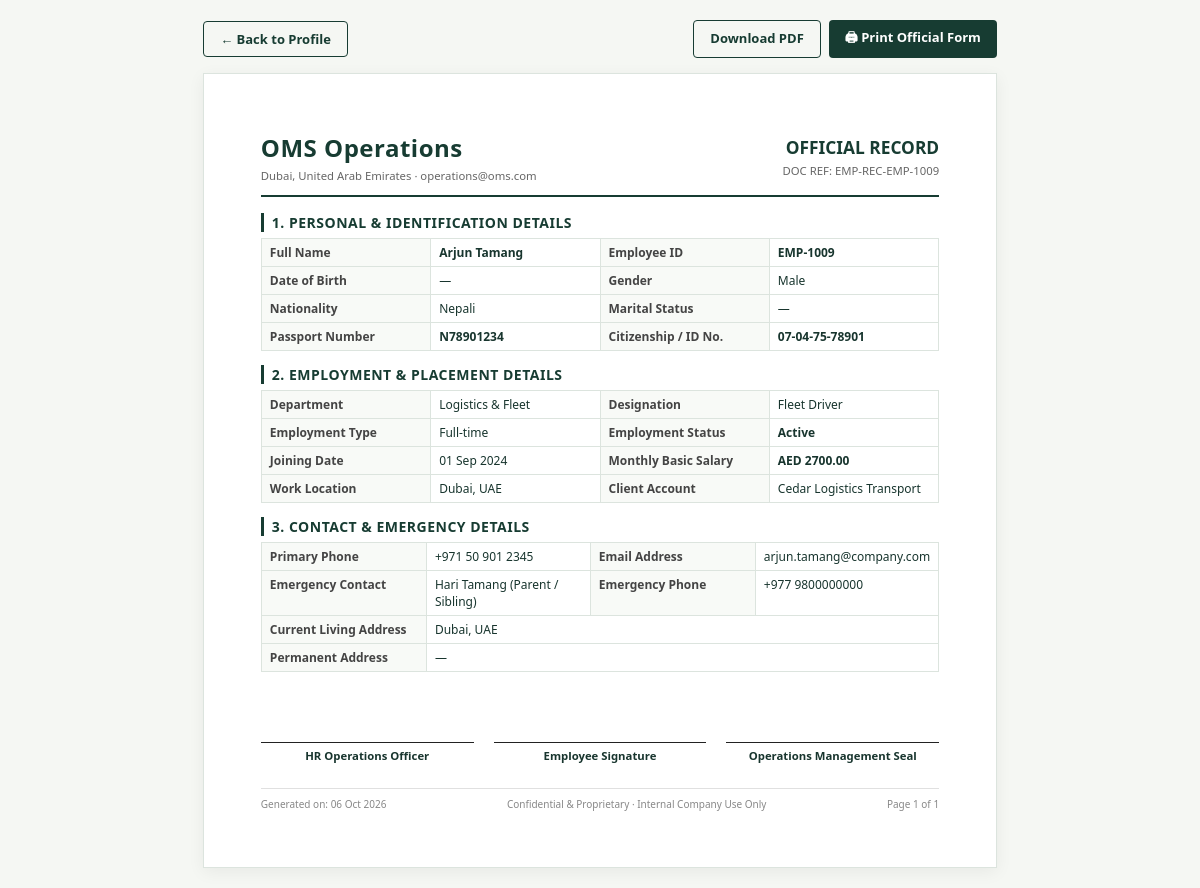
Page /employees/14/print/ (signed in) on the committed database.
### frontend/models.py (models this page shows, shortened)
class Employee(models.Model):
    class Status(models.TextChoices):
        ACTIVE = "active", "Active"
        PENDING = "pending", "Pending"
        ON_LEAVE = "on_leave", "On leave"
        SUSPENDED = "suspended", "Suspended"
        RESIGNED = "resigned", "Resigned"
        TERMINATED = "terminated", "Terminated"
        RETIRED = "retired", "Retired"
        COMPLETED = "completed", "Completed"
    class Gender(models.TextChoices):
        MALE = "male", "Male"
        FEMALE = "female", "Female"
        OTHER = "other", "Other"
    class MaritalStatus(models.TextChoices):
        SINGLE = "single", "Single"
        MARRIED = "married", "Married"
        DIVORCED = "divorced", "Divorced"
        WIDOWED = "widowed", "Widowed"
        OTHER = "other", "Other"
    class EmploymentType(models.TextChoices):
        FULL_TIME = "full_time", "Full-time"
        PART_TIME = "part_time", "Part-time"
        CONTRACT = "contract", "Contract"
        PROBATION = "probation", "Probation"
        TEMPORARY = "temporary", "Temporary"
        INTERN = "intern", "Intern"
    employee_id = models.CharField(max_length=32, unique=True, db_index=True)
    first_name = models.CharField(max_length=80, blank=True)
    middle_name = models.CharField(max_length=80, blank=True)
    last_name = models.CharField(max_length=80, blank=True)
    full_name = models.CharField(max_length=160, db_index=True)
    date_of_birth = models.DateField(null=True, blank=True)
    gender = models.CharField(max_length=16, choices=Gender.choices, blank=True)
    nationality = models.CharField(max_length=80, blank=True, default="Nepali")
    marital_status = models.CharField(max_length=16, choices=MaritalStatus.choices, blank=True)
    profile_photo = models.FileField(upload_to=employee_photo_upload_path, blank=True)
    phone = models.CharField(max_length=32, db_index=True)
    email = models.EmailField(blank=True, db_index=True)
    emergency_contact_name = models.CharField(max_length=160, blank=True)
    emergency_contact_relationship = models.CharField(max_length=80, blank=True)
    emergency_contact_phone = models.CharField(max_length=32, blank=True)
    current_address = models.TextField(blank=True)
    permanent_address = models.TextField(blank=True)
    department = models.ForeignKey(
        Department,
        on_delete=models.SET_NULL,
        null=True,
        blank=True,
        related_name="employees",
    )
    designation = models.ForeignKey(
        Designation,
        on_delete=models.SET_NULL,
        null=True,
        blank=True,
        related_name="employees",
    )
    job_title = models.CharField(max_length=120, blank=True)
    employment_type = models.CharField(
        max_length=20,
        choices=EmploymentType.choices,
        default=EmploymentType.FULL_TIME,
    )
    joining_date = models.DateField(null=True, blank=True)
    contract_start_date = models.DateField(null=True, blank=True)
    contract_end_date = models.DateField(null=True, blank=True)
    salary = models.DecimalField(
        max_digits=12,
        decimal_places=2,
        null=True,
        blank=True,
        validators=[MinValueValidator(0)],
    )
    status = models.CharField(
        max_length=16,
        choices=Status.choices,
        default=Status.ACTIVE,
        db_index=True,
    )
    supervisor = models.ForeignKey(
        "self",
        on_delete=models.SET_NULL,
        null=True,
        blank=True,
        related_name="subordinates",
    )
    work_location = models.CharField(max_length=120, blank=True, default="Dubai, UAE")
    client_name = models.CharField(max_length=160, blank=True)
    origin_country = models.CharField(max_length=80, default="Nepal", blank=True)
    destination = models.CharField(max_length=100, default="Dubai, UAE", blank=True)
    citizenship_number = models.CharField(max_length=60, blank=True)
    passport_number = models.CharField(max_length=60, blank=True)
    pan_tax_number = models.CharField(max_length=60, blank=True)
    national_id_number = models.CharField(max_length=60, blank=True)
    created_by = models.ForeignKey(
        settings.AUTH_USER_MODEL,
        on_delete=models.SET_NULL,
        null=True,
        blank=True,
        related_name="managed_employees",
    )
    created_at = models.DateTimeField(auto_now_add=True)
    updated_at = models.DateTimeField(auto_now=True)
    class Meta:
        ordering = ["full_name", "employee_id"]
    def __str__(self):
        return f"{self.employee_id} - {self.full_name}"

class Department(models.Model):
    name = models.CharField(max_length=100, unique=True)
    code = models.CharField(max_length=20, blank=True)
    description = models.TextField(blank=True)
    created_at = models.DateTimeField(auto_now_add=True)
    class Meta:
        ordering = ["name"]

class Designation(models.Model):
    name = models.CharField(max_length=120, unique=True)
    department = models.ForeignKey(
        Department,
        on_delete=models.SET_NULL,
        null=True,
        blank=True,
        related_name="designations",
    )
    description = models.TextField(blank=True)
    created_at = models.DateTimeField(auto_now_add=True)
    class Meta:
        ordering = ["name"]

### frontend/views.py (the view)
# urls.py: path("employees/<int:pk>/print/", views.employee_print_view, name="employee-print"),
@login_required(login_url="login")
def employee_print_view(request, pk):
    employee = get_object_or_404(
        Employee.objects.select_related("department", "designation", "supervisor"),
        pk=pk,
    )
    log_action(request.user, AuditLog.Action.PRINT, employee, "Printed employee profile", request)
    return render(request, "employees/employee_print.html", {
        "employee": employee,
        "print_date": timezone.now().date(),
    })

### frontend/context_processors.py (called while the page is built)
def company_context(request):
    role = "admin"
    if request.user.is_authenticated:
        if hasattr(request.user, "profile"):
            role = request.user.profile.role
        elif request.user.is_superuser or request.user.is_staff:
            role = "admin"
        else:
            role = "employee"
    return {
        "COMPANY_NAME": os.environ.get("COMPANY_NAME", "OMS Operations"),
        "COMPANY_EMAIL": os.environ.get("COMPANY_EMAIL", "operations@oms.com"),
        "COMPANY_PHONE": os.environ.get("COMPANY_PHONE", "+971 4 000 0000"),
        "COMPANY_ADDRESS": os.environ.get("COMPANY_ADDRESS", "Dubai, United Arab Emirates"),
        "USER_ROLE": role,
    }

### frontend/templates/employees/employee_print.html (shortened to what this page needs)
<!DOCTYPE html>
<html lang="en">
<head>
</head>
<body>
	<div class="no-print-bar">
		<a href="{% url 'employee-detail' employee.pk %}" class="btn btn-outline">← Back to Profile</a>
		<div style="display: flex; gap: 8px;">
			<a href="{% url 'employee-pdf' employee.pk %}" class="btn btn-outline">Download PDF</a>
			<button onclick="window.print()" class="btn">🖨 Print Official Form</button>
		</div>
	</div>
	<div class="print-container">
		<div class="letterhead-header">
			<div>
				<h1 class="brand-title">{{ COMPANY_NAME|default:"OMS WORKFORCE & PEOPLE OPERATIONS" }}</h1>
				<p class="brand-subtitle">{{ COMPANY_ADDRESS|default:"Dubai, United Arab Emirates" }} · {{ COMPANY_EMAIL|default:"operations@oms.com" }}</p>
			</div>
			<div class="doc-badge">
				<h2>OFFICIAL RECORD</h2>
				<span>DOC REF: EMP-REC-{{ employee.employee_id }}</span>
			</div>
		</div>
		<div class="section-title">1. Personal & Identification Details</div>
		<table class="data-table">
			<tr>
				<th>Full Name</th>
				<td><strong>{{ employee.full_name }}</strong></td>
				<th>Employee ID</th>
				<td><strong>{{ employee.employee_id }}</strong></td>
			</tr>
			<tr>
				<th>Date of Birth</th>
				<td>{{ employee.date_of_birth|date:"d M Y"|default:"—" }}</td>
				<th>Gender</th>
				<td>{{ employee.get_gender_display|default:"—" }}</td>
			</tr>
			<tr>
				<th>Nationality</th>
				<td>{{ employee.nationality|default:"—" }}</td>
				<th>Marital Status</th>
				<td>{{ employee.get_marital_status_display|default:"—" }}</td>
			</tr>
			<tr>
				<th>Passport Number</th>
				<td><strong>{{ employee.passport_number|default:"—" }}</strong></td>
				<th>Citizenship / ID No.</th>
				<td><strong>{{ employee.citizenship_number|default:"—" }}</strong></td>
			</tr>
		</table>
		<div class="section-title">2. Employment & Placement Details</div>
		<table class="data-table">
			<tr>
				<th>Department</th>
				<td>{{ employee.department.name|default:"—" }}</td>
				<th>Designation</th>
				<td>{{ employee.designation.name|default:employee.job_title|default:"—" }}</td>
			</tr>
			<tr>
				<th>Employment Type</th>
				<td>{{ employee.get_employment_type_display }}</td>
				<th>Employment Status</th>
				<td><strong>{{ employee.get_status_display }}</strong></td>
			</tr>
			<tr>
				<th>Joining Date</th>
				<td>{{ employee.joining_date|date:"d M Y"|default:"—" }}</td>
				<th>Monthly Basic Salary</th>
				<td><strong>{% if employee.salary %}AED {{ employee.salary|floatformat:2 }}{% else %}—{% endif %}</strong></td>
			</tr>
			<tr>
				<th>Work Location</th>
				<td>{{ employee.work_location|default:"Dubai, UAE" }}</td>
				<th>Client Account</th>
				<td>{{ employee.client_name|default:"Internal Operations" }}</td>
			</tr>
		</table>
		<div class="section-title">3. Contact & Emergency Details</div>
		<table class="data-table">
			<tr>
				<th>Primary Phone</th>
				<td>{{ employee.phone }}</td>
				<th>Email Address</th>
				<td>{{ employee.email|default:"—" }}</td>
			</tr>
			<tr>
				<th>Emergency Contact</th>
				<td>{{ employee.emergency_contact_name|default:"—" }} ({{ employee.emergency_contact_relationship|default:"Contact" }})</td>
				<th>Emergency Phone</th>
				<td>{{ employee.emergency_contact_phone|default:"—" }}</td>
			</tr>
			<tr>
				<th>Current Living Address</th>
				<td colspan="3">{{ employee.current_address|default:"Dubai, UAE" }}</td>
			</tr>
			<tr>
				<th>Permanent Address</th>
				<td colspan="3">{{ employee.permanent_address|default:"—" }}</td>
			</tr>
		</table>
		<div class="signatures">
			<div>
				<div class="sig-line">HR Operations Officer</div>
			</div>
			<div>
				<div class="sig-line">Employee Signature</div>
			</div>
			<div>
				<div class="sig-line">Operations Management Seal</div>
			</div>
		</div>
		<div class="official-footer">
			<span>Generated on: {{ print_date|date:"d M Y" }}</span>
			<span>Confidential & Proprietary · Internal Company Use Only</span>
			<span>Page 1 of 1</span>
		</div>
	</div>
</body>
</html>

### frontend/templates/employees/employee_print.html (style rules this page uses)
* { box-sizing: border-box; font-family: "Aptos", "Segoe UI", Arial, sans-serif; }
body { margin: 0; padding: 20px; color: #18352e; background: #f5f7f3; font-size: 11pt; }
.print-container { max-width: 210mm; margin: 0 auto; background: #ffffff; padding: 15mm; border: 1px solid #dce4de; box-shadow: 0 4px 16px rgba(0,0,0,0.06); }
.no-print-bar { max-width: 210mm; margin: 0 auto 15px; display: flex; justify-content: space-between; align-items: center; }
.btn { padding: 8px 16px; background: #173c32; color: #ffffff; border: none; border-radius: 4px; cursor: pointer; font-weight: bold; text-decoration: none; font-size: 13px; }
.btn-outline { background: transparent; color: #173c32; border: 1px solid #173c32; }
.letterhead-header { display: flex; justify-content: space-between; align-items: center; border-bottom: 2px solid #173c32; padding-bottom: 12px; margin-bottom: 16px; }
.brand-title { margin: 0; color: #173c32; font-size: 18pt; font-weight: 800; letter-spacing: 0.5px; }
.brand-subtitle { margin: 4px 0 0; color: #666666; font-size: 8.5pt; }
.doc-badge { text-align: right; }
.doc-badge h2 { margin: 0; color: #173c32; font-size: 13pt; }
.doc-badge span { font-size: 8.5pt; color: #666666; }
.section-title { margin: 14px 0 6px; color: #173c32; font-size: 10.5pt; font-weight: 700; text-transform: uppercase; letter-spacing: 0.5px; border-left: 3px solid #173c32; padding-left: 8px; }
table.data-table { width: 100%; border-collapse: collapse; margin-bottom: 10px; }
table.data-table th, table.data-table td { padding: 5px 8px; border: 1px solid #dce4de; font-size: 9pt; vertical-align: top; }
table.data-table th { width: 25%; background: #f8faf7; color: #444444; text-align: left; font-weight: 600; }
table.data-table td { width: 25%; color: #18352e; }
.signatures { margin-top: 30px; display: grid; grid-template-columns: repeat(3, 1fr); gap: 20px; text-align: center; page-break-inside: avoid; }
.sig-line { border-top: 1px solid #222222; margin-top: 40px; padding-top: 5px; font-size: 8.5pt; font-weight: 600; }
.official-footer { margin-top: 25px; border-top: 1px solid #e0e0e0; padding-top: 8px; display: flex; justify-content: space-between; font-size: 7.5pt; color: #888888; }

### rows in the picture
Employee: employee_id "EMP-1009", full_name "Arjun Tamang", date_of_birth "—", gender "Male", nationality "Nepali", marital_status "—", passport_number "N78901234", citizenship_number "07-04-75-78901", department.name "Logistics & Fleet", designation.name "Fleet Driver", employment_type "Full-time", status "Active", joining_date "01 Sep 2024", salary "2700.00", work_location "Dubai, UAE", client_name "Cedar Logistics Transport", phone "+971 50 901 2345", email "arjun.tamang@company.com", emergency_contact_name "Hari Tamang", emergency_contact_relationship "Parent / Sibling", emergency_contact_phone "+977 9800000000", current_address "Dubai, UAE", permanent_address "—"

### other values in the picture
{{ COMPANY_NAME|default:"OMS WORKFORCE & PEOPLE OPERATIONS" }} "OMS Operations"
{{ COMPANY_ADDRESS|default:"Dubai, United Arab Emirates" }} "Dubai, United Arab Emirates"
{{ COMPANY_EMAIL|default:"operations@oms.com" }} "operations@oms.com"
